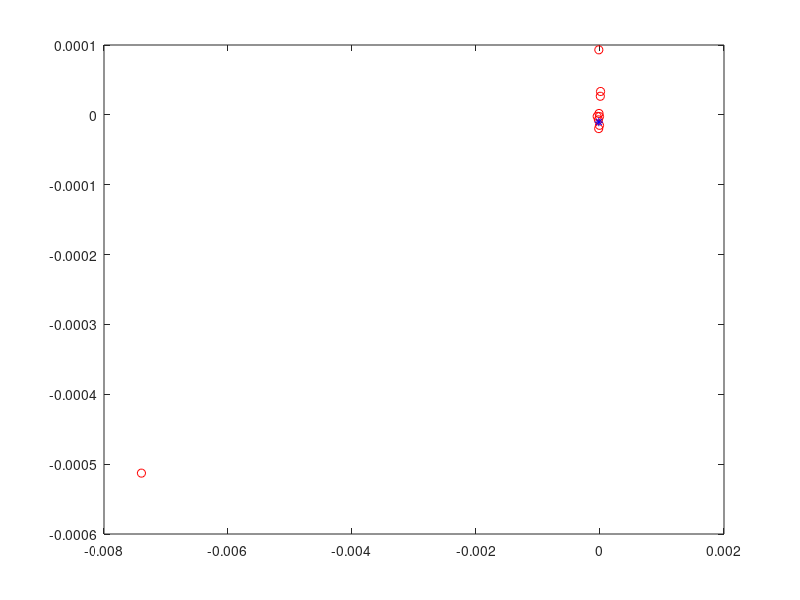

The MATLAB source for this figure:
TMNH = 10;

enxame = rand(TMNH,2);
velocidade = rand(TMNH,2);
pbest = rand(TMNH,2);
gbest = rand(1,2);
fitness_enxame = zeros(10,1);
fitness_pbest = zeros(10,1);
w = 0.9;


for j=1:50

  for i=1:10
    fitness_enxame(i,1) = enxame(i,1)^2 - 10*cos(2*pi*enxame(i,1)) + enxame(i,2)^2 - 10*cos(2*pi*enxame(i,2));
    fitness_pbest(i,1) = pbest(i,1)^2 - 10*cos(2*pi*pbest(i,1)) + pbest(i,2)^2 - 10*cos(2*pi*pbest(i,2));

    if (fitness_enxame(i,1)<fitness_pbest(i,1))
      pbest(i,:) = enxame(i,:);
    endif
  endfor

  [valor, indice] = min(fitness_pbest);
  fitness_gbest = gbest(1,1)^2 - 10*cos(2*pi*gbest(1,1)) + gbest(1,2)^2 - 10*cos(2*pi*gbest(1,2))

  if (valor < fitness_gbest)
    gbest(1,:) = pbest(indice,:);
  endif

  for i=1:10
   velocidade(i,:) = w*velocidade(i,:) + 2*rand(1,2).*(pbest(i,:)-enxame(i,:)) + 2*rand(1,2).*(gbest(1,:)-enxame(i,:));
  endfor

  for i=1:10
    enxame(i,:) = enxame(i,:) + velocidade(i,:);
  endfor

  plot(enxame(:,1), enxame(:,2), 'or'); hold on;
  plot(gbest(1,1), gbest(1,2), 'b*'); hold off;

  w = w*0.95;

endfor


